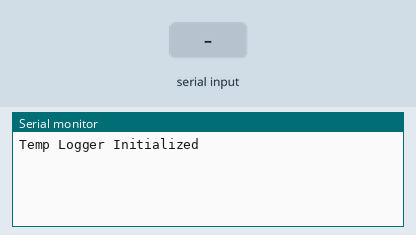
Bench run of a sketch on a simulated Arduino Uno, built for the host (arithmetic inside an expression is 32-bit, double 64-bit). Parts: the last lines printed to the serial monitor. The inputs (shaded band) are chosen by the test bench. EEPROM starts erased.

Above: at 1.2 s.
1.3 s: "read\n" received over Serial
At 2.5 s:
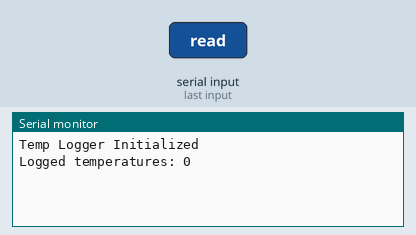
2.8 s: "clear\n" received over Serial
At 3.9 s:
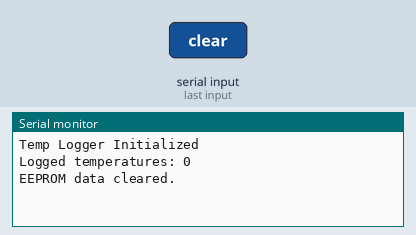

The sketch:

luko_temperatura.ino
```cpp
#include <EEPROM.h>
#include <DHT.h>

#define DHTPIN 4      // Pin which is connected to the DHT sensor
#define DHTTYPE DHT22 // DHT 22 (AM2302), AM2321

DHT dht(DHTPIN, DHTTYPE);

#define EEPROM_SIZE 512
#define TEMP_DATA_START 0
#define TEMP_DATA_COUNT_ADDR EEPROM_SIZE - sizeof(int)
#define MAX_TEMP_COUNT ((EEPROM_SIZE - sizeof(int)) / sizeof(float))

void setup() {
  Serial.begin(115200);
  dht.begin();

  if (!EEPROM.begin(EEPROM_SIZE)) {
    Serial.println("Failed to initialize EEPROM");
    return;
  }

  int tempCount;
  EEPROM.get(TEMP_DATA_COUNT_ADDR, tempCount);
  if (tempCount < 0 || tempCount >= EEPROM_SIZE / sizeof(float)) {
    tempCount = 0;
    EEPROM.put(TEMP_DATA_COUNT_ADDR, tempCount);
    EEPROM.commit();
  }

  Serial.println("Temp Logger Initialized");
}

void logTemperature() {
  float temp = dht.readTemperature();
  if (isnan(temp)) {
    Serial.println("Failed to read from DHT sensor!");
    return;
  }

  int tempCount;
  EEPROM.get(TEMP_DATA_COUNT_ADDR, tempCount);

  if (tempCount >= MAX_TEMP_COUNT) {
    // Overwrite the oldest data
    tempCount = 0;
  }

  EEPROM.put(TEMP_DATA_START + tempCount * sizeof(float), temp);
  tempCount++;
  EEPROM.put(TEMP_DATA_COUNT_ADDR, tempCount);
  EEPROM.commit();

  Serial.print("Logged temperature: ");
  Serial.println(temp);
}

// Print out the logged temperature to the Serial Monitor
void readEEPROMData() {
  int tempCount;
  EEPROM.get(TEMP_DATA_COUNT_ADDR, tempCount);
  Serial.print("Logged temperatures: ");
  Serial.println(tempCount);
  for (int i = 0; i < tempCount; i++) {
    float temp;
    EEPROM.get(TEMP_DATA_START + i * sizeof(float), temp);
    Serial.print("Temp ");
    Serial.print(i);
    Serial.print(": ");
    Serial.println(temp);
  }
}
// Clear the EEPROM data
void clearEEPROMData() {
  int tempCount = 0;
  EEPROM.put(TEMP_DATA_COUNT_ADDR, tempCount);
  EEPROM.commit();
  Serial.println("EEPROM data cleared.");
}

void loop() {
  if (Serial.available()) {
    String command = Serial.readStringUntil('\n');
    command.trim();
    if (command == "read") {
      readEEPROMData();
    } else if (command == "clear") {
      clearEEPROMData();
    }
  }

  static unsigned long lastLogTime = 0;
  if (millis() - lastLogTime > 60000) { // Log temperature every minute (60 000 milliseconds)
    lastLogTime = millis();
    logTemperature();
  }
}
```

Measured:
- after the input at 1.3 s, the serial monitor: prints a new line at once (image 1)
- after the input at 2.8 s, the serial monitor: prints a new line at once (image 2)
